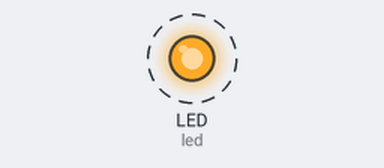
A program run on a simulated CircuitPython board. Shown: output pins drawn as LEDs (lit = HIGH). Dashed ring = blinking.

Above: at 0.2 s.
Timing chart, 0 to 3.0 s (numbered marks = the images above):
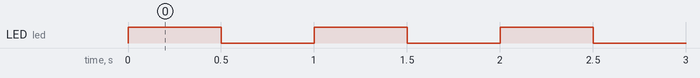

The program:

blink.py
```python
# My first circuitpython blinking led

import board
import time
from digitalio import  DigitalInOut, Direction

led = DigitalInOut(board.LED)
led.direction = Direction.OUTPUT

while True:
    led.value = True
    time.sleep(0.5)
    led.value = False
    time.sleep(0.5)
```

Measured:
- by itself, LED (led): alternates HIGH for 0.50 s and LOW for 0.50 s
